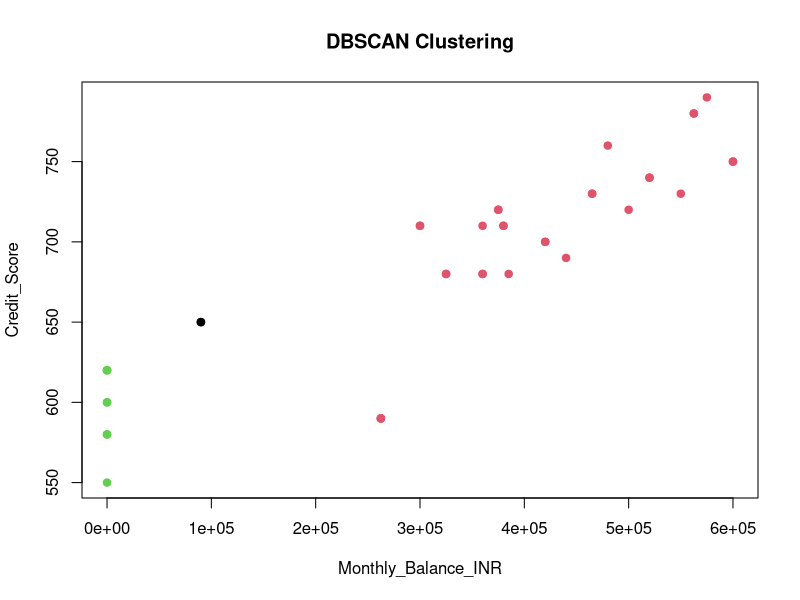

Here is the R script that generated this plot:
# Install and load necessary packages
install.packages("dbscan")
library(dbscan)

# Read the dataset
data <- read.table(text = "
Customer_ID Age Gender Employment_Status Monthly_Balance_INR Loan_Approved Credit_Score
1001 35 Male Employed 375000 Yes 720
1002 28 Female Student 90000 No 650
1003 45 Female Self-employed 562500 Yes 780
1004 40 Male Employed 300000 Yes 710
1005 22 Male Unemployed 0 No 600
1006 39 Female Employed 465000 Yes 730
1007 31 Male Employed 360000 Yes 680
1008 26 Female Unemployed 0 No 620
1009 48 Male Self-employed 600000 Yes 750
1010 29 Female Employed 262500 No 590
1011 33 Male Employed 420000 Yes 700
1012 36 Female Self-employed 520000 Yes 740
1013 27 Female Employed 325000 Yes 680
1014 34 Male Employed 380000 Yes 710
1015 30 Male Unemployed 0 No 580
1016 42 Female Employed 480000 Yes 760
1017 25 Male Student 0 No 620
1018 37 Female Employed 440000 Yes 690
1019 41 Male Self-employed 550000 Yes 730
1020 32 Female Employed 385000 Yes 680
1021 23 Male Unemployed 0 No 550
1022 38 Female Employed 500000 Yes 720
1023 46 Male Self-employed 575000 Yes 790
1024 31 Male Employed 360000 Yes 710
1025 29 Female Employed 262500 No 590
1026 35 Male Employed 375000 Yes 720
1027 28 Female Student 90000 No 650
1028 45 Female Self-employed 562500 Yes 780
1029 40 Male Employed 300000 Yes 710
1030 22 Male Unemployed 0 No 600
1031 39 Female Employed 465000 Yes 730
1032 31 Male Employed 360000 Yes 680
1033 26 Female Unemployed 0 No 620
1034 48 Male Self-employed 600000 Yes 750
1035 29 Female Employed 262500 No 590
1036 33 Male Employed 420000 Yes 700
1037 36 Female Self-employed 520000 Yes 740
1038 27 Female Employed 325000 Yes 680
1039 34 Male Employed 380000 Yes 710
1040 30 Male Unemployed 0 No 580
", header = TRUE)

# Select relevant columns for clustering
clustering_data <- data[, c("Monthly_Balance_INR", "Credit_Score")]

# Run DBSCAN clustering
dbscan_result <- dbscan(clustering_data, eps = 50000, minPts = 5)

# Print cluster membership
print(dbscan_result$cluster)

# Plot clusters
plot(clustering_data, col = dbscan_result$cluster + 1, pch = 19, main = "DBSCAN Clustering")
